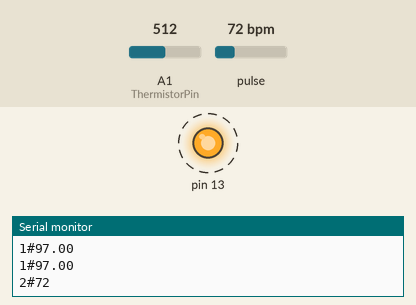
The sketch below on a simulated Arduino Uno, built with avr-gcc and run on an emulated ATmega328P. Shown: output pins drawn as LEDs (lit = HIGH), the last lines printed to the serial monitor. Dashed ring = blinking. The inputs (shaded band) are chosen by the test bench; at power-on: pulse 72 bpm, A1 (ThermistorPin) = 512.

Above: at 1.2 s.
1.3 s: pulse set to 118 bpm
4.3 s: pulse set to 122 bpm
At 5.1 s:
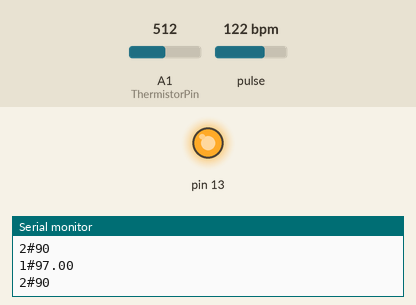
Timing chart, 0 to 7.3 s (numbered marks = the images above; inputs shaded):
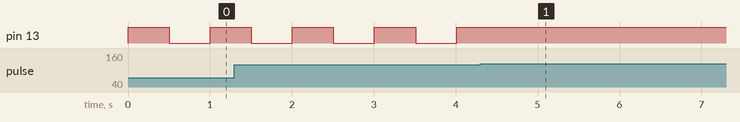

Measured:
- the behaviour switches between 119 and 120 bpm on pulse (found by bisection; images 0 and 1)
- after the input at 4.3 s, pin 13: stops changing and stays HIGH
- by itself, pin 13: alternates HIGH for 0.50 s and LOW for 0.50 s

The sketch:

arduini_code.ino
```cpp
#define USE_ARDUINO_INTERRUPTS true    // Set-up low-level interrupts for most acurate BPM math.
#include <PulseSensorPlayground.h>     // Includes the PulseSensorPlayground Library.

//  Variables
const int PulseWire = A2;       // PulseSensor PURPLE WIRE connected to ANALOG PIN 0
const int LED13 = 13;          // The on-board Arduino LED, close to PIN 13.
int Threshold = 550;           // Determine which Signal to "count as a beat" and which to ignore.
                               // Use the "Gettting Started Project" to fine-tune Threshold Value beyond default setting.
                               // Otherwise leave the default "550" value.

PulseSensorPlayground pulseSensor;  // Creates an instance of the PulseSensorPlayground object called "pulseSensor"

int ThermistorPin = A1;
int Vo;
float R1 = 10000;
float logR2, R2, T, Tc, Tf;
float c1 = 1.009249522e-03, c2 = 2.378405444e-04, c3 = 2.019202697e-07;
int i = 0;
bool isData = false;

void setup()
{
  Serial.begin(9600);
  // Configure the PulseSensor object, by assigning our variables to it.
  pulseSensor.analogInput(PulseWire);
  pulseSensor.blinkOnPulse(LED13);       //auto-magically blink Arduino's LED with heartbeat.
  pulseSensor.setThreshold(Threshold);

  // Double-check the "pulseSensor" object was created and "began" seeing a signal.
  if (pulseSensor.begin())
  {
    //Serial.println("We created a pulseSensor Object !");  //This prints one time at Arduino power-up,  or on Arduino reset.
  }
}

void loop() {

  if(!isData)
  {
    Vo = analogRead(ThermistorPin);
    R2 = R1 * (1023.0 / (float)Vo - 1.0);
    logR2 = log(R2);
    T = (1.0 / (c1 + c2*logR2 + c3*logR2*logR2*logR2));
    Tc = T - 273.15;
    Tf = (Tc * 9.0)/ 5.0 + 32.0;

//      Serial.print("Temperature: ");
//      Serial.print(Tf);
    if(Tc>100)Tc=100;
    else if(Tc<=97)Tc=97;
    Serial.print("1#");
    Serial.println(Tc);
    //Serial.println(" ");

    int myBPM = pulseSensor.getBeatsPerMinute();  // Calls function on our pulseSensor object that returns BPM as an "int".
                                               // "myBPM" hold this BPM value now.

    if (pulseSensor.sawStartOfBeat())
    {            // Constantly test to see if "a beat happened".
      //Serial.println("♥  A HeartBeat Happened ! "); // If test is "true", print a message "a heartbeat happened".

      if(myBPM<60)myBPM=64;
      else if(myBPM>100)myBPM=90;
      Serial.print("2#");                        // Print phrase "BPM: "
      Serial.println(myBPM);                        // Print the value inside of myBPM.
      i++;
      if(i==6) {isData = true;}
    }
    delay(500);
  }
}
```
